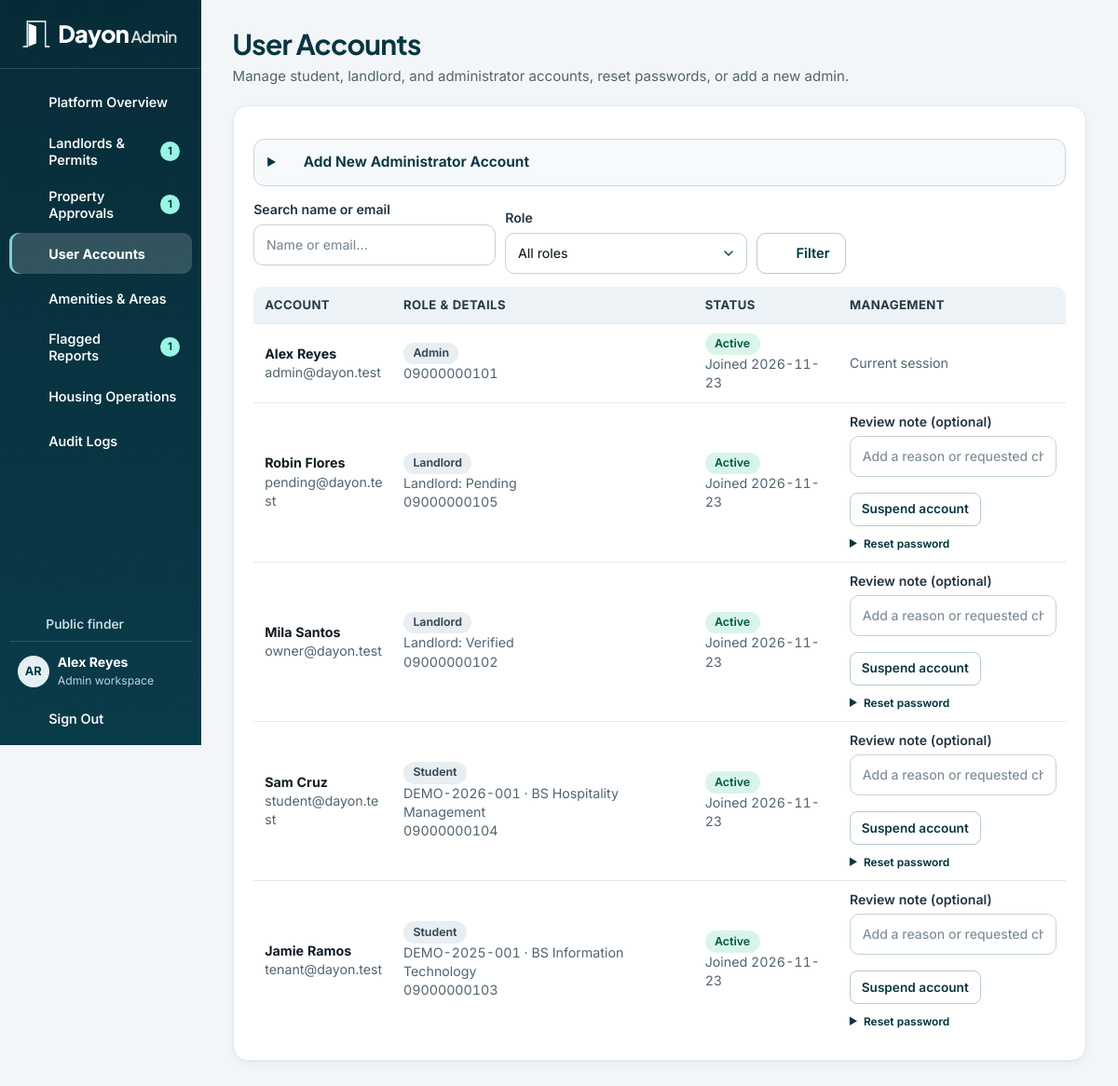
The page /admin/users.php (signed in) on the database its author committed.
### tables this page shows
CREATE TABLE users (
    user_id BIGINT UNSIGNED AUTO_INCREMENT PRIMARY KEY,
    role_id TINYINT UNSIGNED NOT NULL,
    email VARCHAR(150) NOT NULL UNIQUE,
    password_hash VARCHAR(255) NOT NULL,
    first_name VARCHAR(80) NOT NULL,
    last_name VARCHAR(80) NOT NULL,
    phone_number VARCHAR(20) NOT NULL,
    account_status ENUM('active', 'suspended', 'pending') NOT NULL DEFAULT 'active',
    created_at TIMESTAMP NOT NULL DEFAULT CURRENT_TIMESTAMP,
    updated_at TIMESTAMP NOT NULL DEFAULT CURRENT_TIMESTAMP ON UPDATE CURRENT_TIMESTAMP,
    CONSTRAINT fk_users_role FOREIGN KEY (role_id) REFERENCES roles(role_id)
);

CREATE TABLE roles (
    role_id TINYINT UNSIGNED AUTO_INCREMENT PRIMARY KEY,
    role_name VARCHAR(30) NOT NULL UNIQUE
);

CREATE TABLE landlord_profiles (
    landlord_id BIGINT UNSIGNED PRIMARY KEY,
    government_id_path VARCHAR(255) NOT NULL DEFAULT '',
    business_permit_path VARCHAR(255) NULL,
    verification_status ENUM('pending', 'verified', 'rejected') NOT NULL DEFAULT 'pending',
    verified_by BIGINT UNSIGNED NULL,
    verified_at TIMESTAMP NULL,
    CONSTRAINT fk_landlord_user FOREIGN KEY (landlord_id) REFERENCES users(user_id) ON DELETE CASCADE,
    CONSTRAINT fk_landlord_verifier FOREIGN KEY (verified_by) REFERENCES users(user_id) ON DELETE SET NULL
);

CREATE TABLE student_profiles (
    student_id BIGINT UNSIGNED PRIMARY KEY,
    school_id_number VARCHAR(50) NOT NULL UNIQUE,
    course_program VARCHAR(120) NOT NULL,
    year_level TINYINT UNSIGNED NOT NULL,
    CONSTRAINT chk_student_year CHECK (year_level BETWEEN 1 AND 6),
    CONSTRAINT fk_student_user FOREIGN KEY (student_id) REFERENCES users(user_id) ON DELETE CASCADE
);

### includes/bootstrap.php (called while the page is built, shortened)
<?php
require_once __DIR__ . '/../config/db.php';
require_once __DIR__ . '/helpers.php';
require_once __DIR__ . '/auth_guard.php';
try {
    if (!empty($_SESSION['user_id'])) {
        $user = row(
            "SELECT u.user_id, u.email, u.first_name, u.last_name, u.phone_number, u.account_status,
                    r.role_name, CONCAT(u.first_name, ' ', u.last_name) AS full_name
             FROM users u JOIN roles r USING (role_id)
             WHERE u.user_id = ? AND u.account_status = 'active'",
            [$_SESSION['user_id']]
        );
    }
} catch (PDOException $exception) {
    error_log($exception->getMessage());
    abort_request(503, 'Dayon could not connect to the database. Check that MySQL is running and import database/dayon_db.sql.');
}

### includes/auth_guard.php (called while the page is built, shortened)
<?php
function require_role(string|array $roles): array
{
    global $user;
    return $user;
}

### admin/users.php (the view, shortened to what this page needs)
<?php
require __DIR__ . '/../includes/bootstrap.php';
require __DIR__ . '/_forms.php';
$admin = require_role('admin');
$search = is_string($_GET['q'] ?? null) ? substr(trim($_GET['q']), 0, 150) : '';
$roleFilter = is_string($_GET['role'] ?? null) && in_array($_GET['role'], ['student', 'landlord', 'admin'], true) ? $_GET['role'] : '';
$searchPattern = '%' . $search . '%';
$params = [$searchPattern, $searchPattern];
$roleClause = $roleFilter ? 'AND r.role_name = ?' : '';
$accounts = rows("SELECT u.*, r.role_name, s.school_id_number, s.course_program, lp.verification_status
    FROM users u JOIN roles r ON r.role_id = u.role_id
    LEFT JOIN student_profiles s ON s.student_id = u.user_id
    LEFT JOIN landlord_profiles lp ON lp.landlord_id = u.user_id
    WHERE (u.email LIKE ? OR CONCAT(u.first_name, ' ', u.last_name) LIKE ?) {$roleClause}
    ORDER BY FIELD(r.role_name, 'admin', 'landlord', 'student'), u.created_at DESC, u.user_id DESC", $params);
$pageTitle = 'User Accounts';
$pageDescription = 'Manage student, landlord, and administrator accounts, reset passwords, or add a new admin.';
require __DIR__ . '/../includes/portal_header.php';
?>
<section class="panel">
    <details class="form-disclosure">
        <summary><?= icon('plus') ?> Add New Administrator Account</summary>
    </details>
    <form method="get" class="form-toolbar" action="<?= e(url('admin/users.php')) ?>" style="margin-top:14px;">
        <label class="form-field">Search name or email <input type="search" name="q" value="<?= e($search) ?>" maxlength="150" placeholder="Name or email..."></label>
        <label class="form-field">Role
            <select name="role">
                <option value="">All roles</option>
            </select>
        </label>
        <button type="submit" class="button secondary"><?= icon('search') ?> Filter</button>
    </form>
    <?php if ($accounts === []): ?>
        <p class="empty-state">No accounts match your search.</p>
    <?php else: ?>
        <div class="table-wrap"><table>
            <thead><tr><th scope="col">Account</th><th scope="col">Role &amp; Details</th><th scope="col">Status</th><th scope="col">Management</th></tr></thead>
            <tbody>
                <?php foreach ($accounts as $account): ?>
                    <tr>
                        <td><strong><?= e($account['first_name'] . ' ' . $account['last_name']) ?></strong><br><span class="muted"><?= e($account['email']) ?></span></td>
                        <td>
                            <span class="badge"><?= e(admin_status_label($account['role_name'])) ?></span>
                            <?php if ($account['school_id_number'] !== null): ?><br><span class="muted"><?= e($account['school_id_number']) ?> · <?= e($account['course_program']) ?></span><?php endif; ?>
                            <?php if ($account['verification_status'] !== null): ?><br><span class="muted">Landlord: <?= e(admin_status_label($account['verification_status'])) ?></span><?php endif; ?>
                            <br><span class="muted"><?= e($account['phone_number']) ?></span>
                        </td>
                        <td><span class="badge <?= e($account['account_status']) ?>"><?= e(admin_status_label($account['account_status'])) ?></span><br><span class="muted">Joined <?= e(substr($account['created_at'], 0, 10)) ?></span></td>
                        <td>
                            <?php if ($account['role_name'] === 'admin'): ?>
                                <span class="muted"><?= (int) $account['user_id'] === (int) $admin['user_id'] ? 'Current session' : 'Administrator' ?></span>
                            <?php else: ?>
                                <?php admin_status_form('user', (int) $account['user_id'], [
                                    $account['account_status'] === 'active' ? 'suspended' : 'active' => $account['account_status'] === 'active' ? 'Suspend account' : 'Activate account',
                                ], true, $search); ?>
                                <details style="margin-top:8px;">
                                    <summary><small>Reset password</small></summary>
                                </details>
                            <?php endif; ?>
                        </td>
                    </tr>
                <?php endforeach; ?>
            </tbody>
        </table></div>
    <?php endif; ?>
</section>
<?php require __DIR__ . '/../includes/portal_footer.php'; ?>

### includes/portal_header.php (shortened to what this page needs)
<?php
$portalRole = $user['role_name'];
$navBadges = [];
if ($portalRole === 'admin') {
    $navBadges['admin/verifications.php'] = (int) scalar("SELECT (SELECT COUNT(*) FROM landlord_profiles WHERE verification_status = 'pending') + (SELECT COUNT(*) FROM landlord_permits WHERE verification_status = 'submitted')");
    $navBadges['admin/properties.php'] = (int) scalar("SELECT COUNT(*) FROM properties WHERE approval_status = 'pending'");
    $navBadges['admin/reports.php'] = (int) scalar("SELECT COUNT(*) FROM reports WHERE status IN ('open', 'reviewed')");
} elseif ($portalRole === 'landlord') {
    $navBadges['landlord/reservations.php'] = (int) scalar("SELECT COUNT(*) FROM reservations q JOIN rooms r ON r.room_id = q.room_id JOIN properties p ON p.property_id = r.property_id WHERE p.landlord_id = ? AND q.status = 'pending'", [$user['user_id']]);
} elseif ($portalRole === 'student') {
    $navBadges['student/bookmarks.php'] = student_bookmark_count($user);
}
$menus = [
    'student' => [
        ['student/dashboard.php', 'Overview', 'home'],
        ['index.php#listings', 'Find Housing', 'search'],
        ['student/bookmarks.php', 'Bookmarked Houses', 'bookmark'],
        ['student/reservations.php', 'My Requests', 'calendar'],
        ['student/dashboard.php#active-lease', 'Active Lease', 'file'],
        ['student/billing.php', 'Rent & Receipts', 'wallet'],
        ['student/maintenance.php', 'Maintenance', 'tool'],
        ['student/profile.php', 'My Profile', 'user'],
    ],
    'landlord' => [
        ['landlord/dashboard.php', 'Dashboard', 'grid'],
        ['landlord/properties.php', 'Properties & Photos', 'building'],
        ['landlord/rooms.php', 'Rooms & Occupancy', 'bed'],
        ['landlord/reservations.php', 'Visit & Bed Requests', 'calendar'],
        ['landlord/leases.php', 'Tenant Leases', 'users'],
        ['landlord/billing.php', 'Billing & Utilities', 'wallet'],
        ['landlord/maintenance.php', 'Maintenance & Notices', 'tool'],
        ['landlord/verification.php', 'Permits & Trust', 'shield'],
    ],
    'admin' => [
        ['admin/dashboard.php', 'Platform Overview', 'grid'],
        ['admin/verifications.php', 'Landlords & Permits', 'shield'],
        ['admin/properties.php', 'Property Approvals', 'building'],
        ['admin/users.php', 'User Accounts', 'users'],
        ['admin/catalogs.php', 'Amenities & Areas', 'layers'],
        ['admin/reports.php', 'Flagged Reports', 'report'],
        ['admin/operations.php', 'Housing Operations', 'bed'],
        ['admin/audit_logs.php', 'Audit Logs', 'file'],
    ],
];
$portalRoute = $portalRole . '/' . basename($_SERVER['SCRIPT_NAME']);
$portalLease = $portalRole === 'student' ? ($lease ?? active_lease((int) $user['user_id'])) : null;
$studentLeaseRoutes = ['student/dashboard.php#active-lease', 'student/billing.php', 'student/maintenance.php'];
$portalLinks = $portalRole === 'student' && !$portalLease
    ? array_filter($menus[$portalRole], static fn (array $link): bool => !in_array($link[0], $studentLeaseRoutes, true))
    : $menus[$portalRole];
require __DIR__ . '/document_head.php';
?>
<body class="portal-body portal-<?= e($portalRole) ?>">
<div class="portal-layout">
    <aside class="portal-sidebar" aria-label="<?= e(ucfirst($portalRole)) ?> workspace">
        <div class="portal-brand"><?php require __DIR__ . '/brand.php'; ?></div>
        <details class="portal-navigation navigation-disclosure" data-navigation="860" open>
            <div class="portal-navigation-content">
                <nav class="portal-menu" aria-label="Workspace pages">
                    <?php foreach ($portalLinks as [$route, $label, $glyph]):
                        $count = $navBadges[$route] ?? 0;
                    ?>
                        <a href="<?= e(url($route)) ?>"<?= $portalRoute === $route ? ' aria-current="page"' : '' ?>><?= icon($glyph) ?><span><?= e($label) ?></span>
                            <?php if ($count > 0): ?><span class="menu-count"><?= $count ?></span><?php endif; ?>
                        </a>
                    <?php endforeach; ?>
                </nav>
                <div class="portal-sidebar-bottom">
                    <?php if ($portalRole !== 'student'): ?>
                        <a class="portal-public-link" href="<?= e(url()) ?>"><?= icon('arrow-left') ?> Public finder</a>
                    <?php endif; ?>
                    <div class="portal-identity">
                        <span class="avatar" aria-hidden="true"><?= e(user_initials($user)) ?></span>
                        <div><strong><?= e($user['full_name']) ?></strong><span><?= e(ucfirst($portalRole)) ?> workspace</span></div>
                    </div>
                    <form method="post" action="<?= e(url('actions/auth_logout.php')) ?>" class="portal-logout">
                        <button type="submit"><?= icon('logout') ?> Sign Out</button>
                    </form>
                </div>
            </div>
        </details>
    </aside>
    <main id="main" class="portal-main">
        <header class="portal-page-heading<?= !empty($pageHeaderClass) ? ' ' . e($pageHeaderClass) : '' ?>">
            <div>
                <h1><?= e($pageTitle) ?></h1>
                <?php if (!empty($pageDescription)): ?><p><?= e($pageDescription) ?></p><?php endif; ?>
            </div>
        </header>

### admin/_forms.php (shortened to what this page needs)
<?php
function admin_status_form(string $operation, int $id, array $choices, bool $withNote = false, string $search = ''): void
{
    ?>
    <form method="post" action="<?= e(url('actions/admin_action.php')) ?>" class="decision-form">
        <?php if ($withNote): ?>
            <label class="form-field">Review note (optional)
                <input type="text" name="note" maxlength="500" placeholder="Add a reason or requested change">
            </label>
        <?php endif; ?>
        <button class="button secondary small" type="submit"<?= $operation === 'user' && isset($choices['suspended']) ? ' data-confirm="Suspend this account? The user will lose access until you reactivate it."' : '' ?>><?= e(count($choices) === 1 ? reset($choices) : 'Save decision') ?></button>
    </form>
    <?php
}
function admin_status_label(string $status): string
{
    return ucfirst(str_replace('_', ' ', $status));
}

### rows shown on the page
users: user_initials($user) "AR", role.role_name "Admin", first_name+last_name "Alex Reyes", email "admin@dayon.test", phone_number "09000000101", account_status "Active", created_at "2026-11-23", shows "Current session"
users: first_name+last_name "Robin Flores", email "pending@dayon.test", role.role_name "Landlord", landlord_profiles.verification_status "Pending", phone_number "09000000105", account_status "Active", created_at "2026-11-23"
users: first_name+last_name "Mila Santos", email "owner@dayon.test", role.role_name "Landlord", landlord_profiles.verification_status "Verified", phone_number "09000000102", account_status "Active", created_at "2026-11-23"
users: first_name+last_name "Sam Cruz", email "student@dayon.test", role.role_name "Student", student_profiles.school_id_number "DEMO-2026-001", student_profiles.course_program "BS Hospitality Management", phone_number "09000000104", account_status "Active", created_at "2026-11-23"
users: first_name+last_name "Jamie Ramos", email "tenant@dayon.test", role.role_name "Student", student_profiles.school_id_number "DEMO-2025-001", student_profiles.course_program "BS Information Technology", phone_number "09000000103", account_status "Active", created_at "2026-11-23"

### other values the page prints
$label "Platform Overview"
$label "Landlords & Permits"
$count "1"
$label "Property Approvals"
$label "User Accounts"
$label "Amenities & Areas"
$label "Flagged Reports"
$label "Housing Operations"
$label "Audit Logs"
$user['full_name'] "Alex Reyes"
$pageTitle "User Accounts"
$pageDescription "Manage student, landlord, and administrator accounts, reset passwords, or add a new admin."
